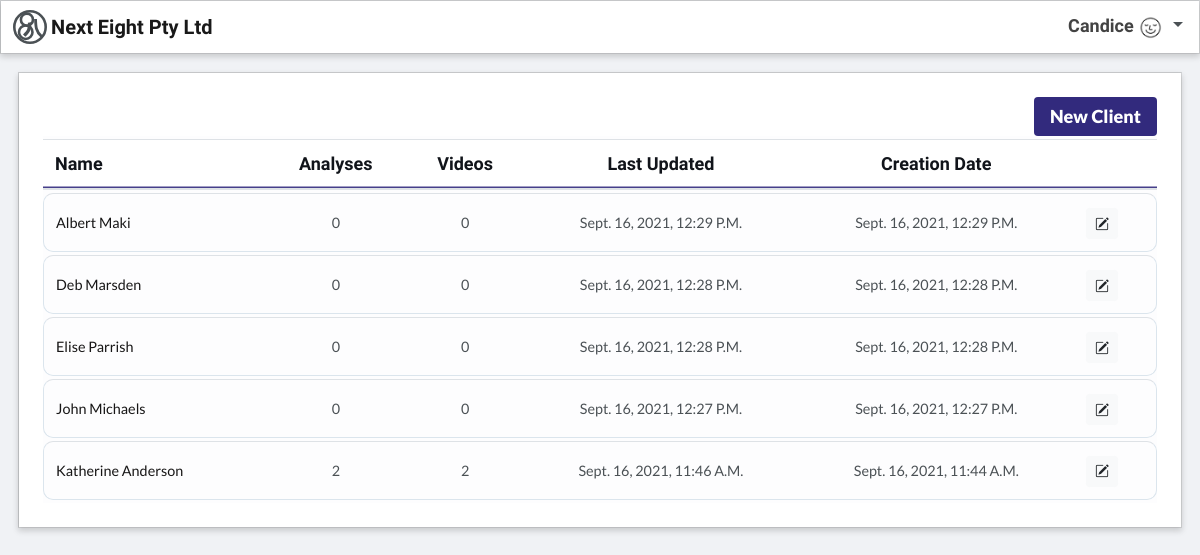
The page /page/ (signed in) on the database as committed earlier.
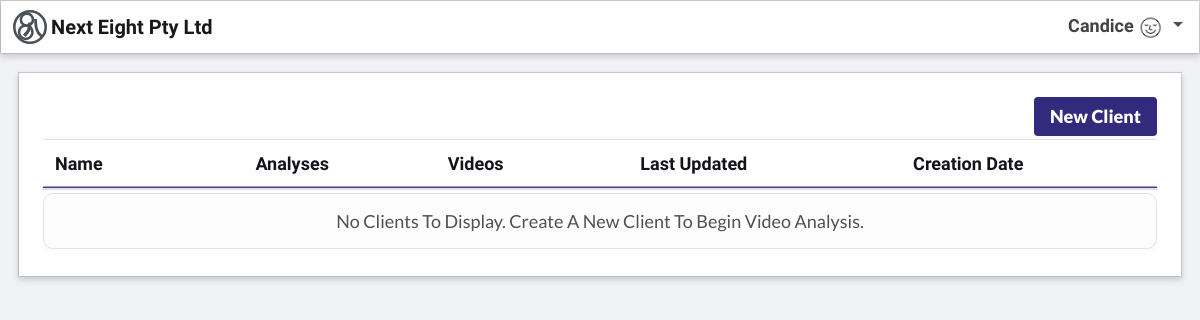
The same page on the database as committed later.
### users/models.py (models this page shows, shortened)
class Profile(models.Model):
    user = models.OneToOneField(User, on_delete=models.CASCADE)
    image = models.ImageField(default='default.jpg', upload_to='profile_pics')

### page/models.py (models this page shows, shortened)
class Client(models.Model):
    first_name = models.CharField(max_length=30)
    last_name = models.CharField(max_length=30)
    dob = models.DateTimeField(default=timezone.now)
    email = models.EmailField(blank=True, null=True)
    phone_number = models.CharField(max_length=30, blank=True, null=True)
    notes = models.CharField(max_length=1000, blank=True)
    num_analyses = models.IntegerField(default=0)
    num_videos = models.IntegerField(default=0)
    videos = []
    analyses = []
    last_updated = models.DateTimeField(auto_now=True)
    creation_date = models.DateTimeField(default=timezone.now)
    image = models.FileField(default="profile_pics/default.jpg")

### page/views.py (the view, shortened to what this page needs)
# urls.py: path('', ClientListView.as_view(), name='page-home'),
class ClientListView(LoginRequiredMixin, ListView):
    model = Client
    template_name = 'page/home.html'
    context_object_name = 'clients'
    ordering = ['first_name']

### page/templates/page/home.html (shortened to what this page needs)
{% extends "page/base.html" %}
{% block content %}
<div class="content-section home-style custom-background">
    <table id="dtBasicExample" class="table table-hover table-light m-0" cellspacing="0" width="100%">
        {% if user.is_staff and user.is_authenticated %}
            <nav class="custom-navigation-bar navbar navbar-inverse p-0">
                <div class="container p-0" style="flex-wrap: nowrap;">
                    <a href="{% url 'create-client'%}">
                        <button type="button" class="btn btn_custom_blue nav-link float-right">New Client</button>
                    </a>
                </div>
            </nav>
            <div>
                <thead>
                    <tr class="tab-style">
                        <th>Name</th>
                        <th class="text-center">Analyses</th>
                        <th class="text-center">Videos</th>
                        <th class="text-center">Last Updated</th>
                        <th class="text-center">Creation Date</th>
                        <th></th>
                    </tr>
                </thead>
                {% if clients|length == 0 %}
                    <tr>
                        <td colspan="6" class="text-center">No clients to display. Create a new client to begin video analysis.</td>
                    </tr>
                {% else %}
                    {% for client in clients %}
                    <tr class="listed-client-style" data-href="{% url 'client' client.id %}">
                        <td class="table-link"><small>{{ client.first_name }} {{ client.last_name }}</small></td>
                        <td class="text-center"><small>{{ client.num_analyses }}</small></td>
                        <td class="text-center"><small>{{ client.num_videos }}</small></td>
                        <td class="text-center"><small>{{ client.last_updated }}</small></td>
                        <td class="text-center"><small>{{ client.creation_date}}</small></td>
                        <td><a class="btn btn-light btn-sm" href="{% url 'update-client' client.id %}"><i class="bi bi-pencil-square"></i></a></td>
                    </tr>
                    {% endfor %}
                {% endif %}
            </div>
        {% endif %}
        </table>
    </div>
{% endblock content %}

### page/templates/page/base.html (shortened to what this page needs)
{% load static %}
<!DOCTYPE html>
<html class="h-100">
<head>
    <link rel="stylesheet" href="https://maxcdn.bootstrapcdn.com/bootstrap/4.0.0/css/bootstrap.min.css">
    <link rel="stylesheet" href="https://cdn.jsdelivr.net/npm/bootstrap-icons@1.3.0/font/bootstrap-icons.css">
    <link rel="stylesheet" type="text/css" href="{% static 'page/main.css' %}">
    <link rel="stylesheet" type="text/css" href="{% static 'page/button.css' %}">
    <link rel="stylesheet" type="text/css" href="{% static 'page/profile.css' %}">
    <link rel="stylesheet" type="text/css" href="{% static 'page/login.css' %}">
    <link rel="stylesheet" type="text/css" href="{% static 'page/client.css' %}">
    <link rel="stylesheet" type="text/css" href="{% static 'page/home.css' %}">
    <link rel="stylesheet" type="text/css" href="{% static 'page/custom.css' %}">
    <link rel="stylesheet" type="text/css" href="{% static 'page/base.css' %}">
    <link rel="stylesheet" type="text/css" href="{% static 'page/table.css' %}">
</head>
<body class="m-0">
    <flex>
        <div class="outer">
            <header class="p-0 m-0">
                <nav class="navbar navbar-expand-sm navbar-light custom-background p-1 m-0">
                    <div class="container-fluid p-0 m-0">
                        <a class="navbar-brand navigation-bar-style d-flex align-items-center pl-2" href="{% url 'page-home' %}">
                            <img src="/media/images/logo.svg" alt="" width="34" height="34" class="d-inline-block">
                            <span class="pl-1">Next Eight Pty Ltd</span>
                        </a>
                        <div class="collapse navbar-collapse" id="navbarToggle">
                            {% if user.is_authenticated %}
                                <div class="dropdown">
                                    <div class="navbar-nav btn-group">
                                        <button class="btn dropdown-toggle custom_dropdown" type="button" id="dropdownMenuButton" data-toggle="dropdown" aria-haspopup="true" aria-expanded="false">
                                            {% if user.is_staff%}
                                            <span class="custom_font_1">{{user.username}}</span>
                                            {% else %}
                                            <span class="custom_font_1">{{user.first_name}} {{user.last_name}}</span>
                                            {% endif %}
                                            <img class="rounded-circle" src="{{ user.profile.image.url }}" width="25" height="25">
                                        </button>
                                      </div>
                                </div>
                            {% else %}
                                {% comment %} <div class="navbar-nav">
                                    <a class="nav-item nav-link" href="{% url 'login' %}">Login</a>
                                    <a class="nav-item nav-link" href="{% url 'register' %}">Register</a>
                                </div> {% endcomment %}
                            {% endif %}
                        </div>
                    </div>
                </nav>
            </header>
            <div class="row-fluid columns two">
                {% block content %}{% endblock %}
            </div>
        </div>
    </flex>
</body>
</html>

### page/static/page/main.css (style rules this page uses)
body { background: #F0F2F5; color: #333333; }
.custom-background { background: #FFFFFF; border: 1px inset rgba(0, 0, 0, .15); -webkit-background-clip: padding-box; background-clip: padding-box; box-shadow: 0px 3px 6px rgba(0, 0, 0, .16); }
.content-section { padding: 10px 20px; border-radius: 0px; margin-bottom: 0px; }

### page/static/page/home.css (style rules this page uses)
.home-style { margin: 18px; padding: 24px; }

### page/static/page/custom.css (style rules this page uses)
div.container { max-width: none; margin: 0px; padding-right: 0px; padding-left: 0px; }
html, body, flex { height: 100%; max-width: 100%; margin: 0; overflow: hidden; }
.outer { display: flex; flex-direction: column; height: 100%; }
.two { flex-grow: 1 }
.btn { transition: none; }
.btn_custom_blue { background-color: #322A7D; border: none; border-radius: 4px; cursor: pointer; font-family: Lato; color: white; text-decoration: none; font-weight: 900; font-style: normal; font-size: 18px; text-align: center; padding-top: 6px; padding-bottom: 6px; }
.custom_font_1 { font-size: 18px; text-align: right; color: #434343; font-weight: 700; font-style: normal; text-transform: capitalize; text-decoration: none; }
.custom_dropdown { font-weight: 700; font-style: normal; font-family: Raleway; color: #4B5155; border-style: none; text-transform: capitalize; font-size: 19px; line-height: 24px; background-color: inherit; transition: none; border-radius: 0px; }
html, body, main, .row, .container { margin-left: 0px; margin-right: 0px; padding: 0px; width: 100%; }
thead tr th { font-family: Raleway; font-style: normal; line-height: 24px; color: #11141A; font-size: 18px; text-decoration: none; text-transform: capitalize; font-weight: 700; background-color: #FFFFFF; border: none; border-radius: 0; outline: none; padding: 11px 10px; box-shadow: inset 0 -1.5px 0 #463F8A; }
html, body { height: 100%; margin: 0; }
.navigation-bar-style { font-family: Raleway; font-size: 20px; font-weight: 700; font-style: normal; color: #4B5155; text-align: left; text-transform: none; text-decoration: none; line-height: 24px; }

### page/static/page/base.css (style rules this page uses)
html, body, flex { height: 100%; max-width: 100%; margin: 0; overflow: auto; }
body { margin:2rem; }
.outer { display: flex; flex-direction: column; height: 100%; }
.two { flex-grow: 1 }
.btn { transition: none; }
.btn_custom_blue { background-color: #322A7D; border: none; border-radius: 4px; cursor: pointer; font-family: Lato; color: white; text-decoration: none; font-weight: 900; font-style: normal; font-size: 18px; text-align: center; padding-top: 6px; padding-bottom: 6px; }
.custom_font_1 { font-size: 18px; text-align: right; color: #434343; font-weight: 700; font-style: normal; text-transform: capitalize; text-decoration: none; }
.custom_dropdown { font-weight: 700; font-style: normal; font-family: Raleway; color: #4B5155; border-style: none; text-transform: capitalize; font-size: 19px; line-height: 24px; background-color: inherit; transition: none; border-radius: 0px; }
html, body, main, .row, .container { margin-left: 0px; margin-right: 0px; padding: 0px; width: 100%; }
thead tr th { font-family: Raleway; font-style: normal; line-height: 24px; color: #11141A; font-size: 18px; text-decoration: none; text-transform: capitalize; font-weight: 700; background-color: #FFFFFF; border: none; border-radius: 0; outline: none; padding: 11px 10px; box-shadow: inset 0 -1.5px 0 #463F8A; }
html, body { height: 100%; margin: 0; }
.navigation-bar-style { font-family: Raleway; font-size: 20px; font-weight: 700; font-style: normal; color: #4B5155; text-align: left; text-transform: none; text-decoration: none; line-height: 24px; }

### page/static/page/table.css (style rules this page uses)
.table { border-collapse: separate; border-spacing: 0px 3px; margin: 0px; margin-top: -3px; }
table tbody tr { border-style: solid; border-radius: 8px; font-family: Lato; font-size: 18px; line-height: 30px; font-weight: 400; font-style: normal; text-decoration: none; text-transform: capitalize; color: #4B5155; border-radius: 10px; border: 1px solid #DBE5ED; }
table tbody tr td, th { border: 1px solid #DBE5ED; border-left: none; border-right: none; }
table tbody tr td:first-child, th:first-child { border-top-left-radius: inherit; border-left: inherit; }
table tbody tr td:last-child, th:last-child { border-top-right-radius: inherit; border-right: inherit; }
table tbody tr td:first-child, th:first-child { border-bottom-left-radius: inherit; }
table tbody tr td:last-child, th:last-child { border-bottom-right-radius: inherit; }

Rows that differ between the two databases and show on the page:
removed Client: first_name "Albert", last_name "Maki", num_analyses "0", num_videos "0", last_updated "Sept. 16, 2021, 12:29 P.m.", creation_date "Sept. 16, 2021, 12:29 P.m."
removed Client: first_name "Deb", last_name "Marsden", num_analyses "0", num_videos "0", last_updated "Sept. 16, 2021, 12:28 P.m.", creation_date "Sept. 16, 2021, 12:28 P.m."
removed Client: first_name "Elise", last_name "Parrish", num_analyses "0", num_videos "0", last_updated "Sept. 16, 2021, 12:28 P.m.", creation_date "Sept. 16, 2021, 12:28 P.m."
removed Client: first_name "John", last_name "Michaels", num_analyses "0", num_videos "0", last_updated "Sept. 16, 2021, 12:27 P.m.", creation_date "Sept. 16, 2021, 12:27 P.m."
removed Client: first_name "Katherine", last_name "Anderson", num_analyses "2", num_videos "2", last_updated "Sept. 16, 2021, 11:46 A.m.", creation_date "Sept. 16, 2021, 11:44 A.m."
Other text that changed with them:
text now shown: "No Clients To Display. Create A New Client To Begin Video Analysis."
